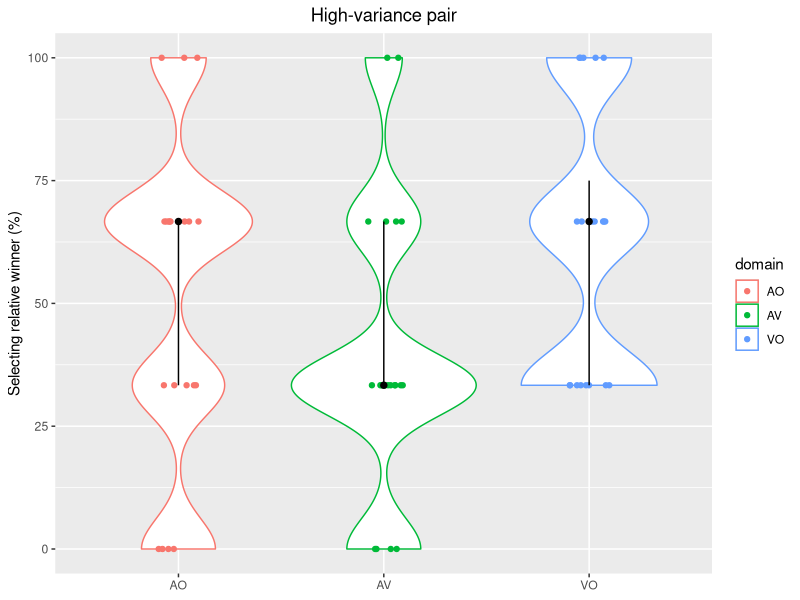
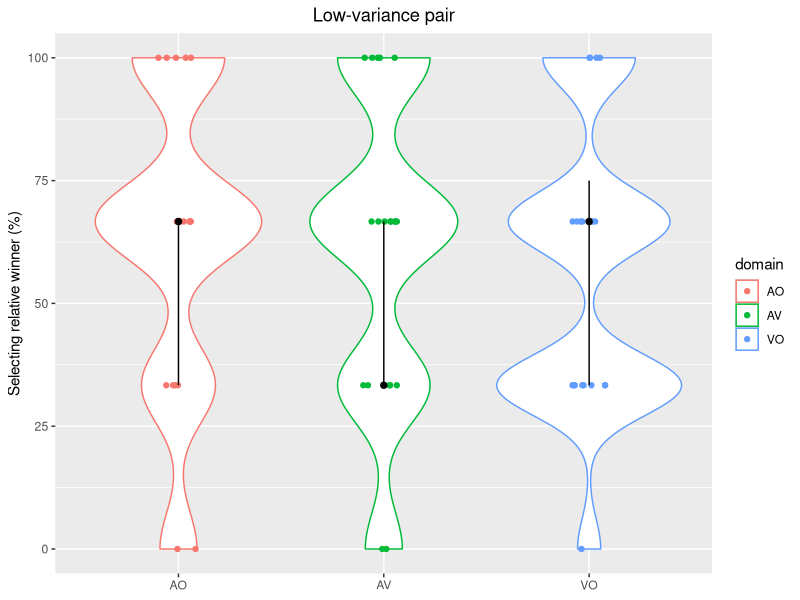
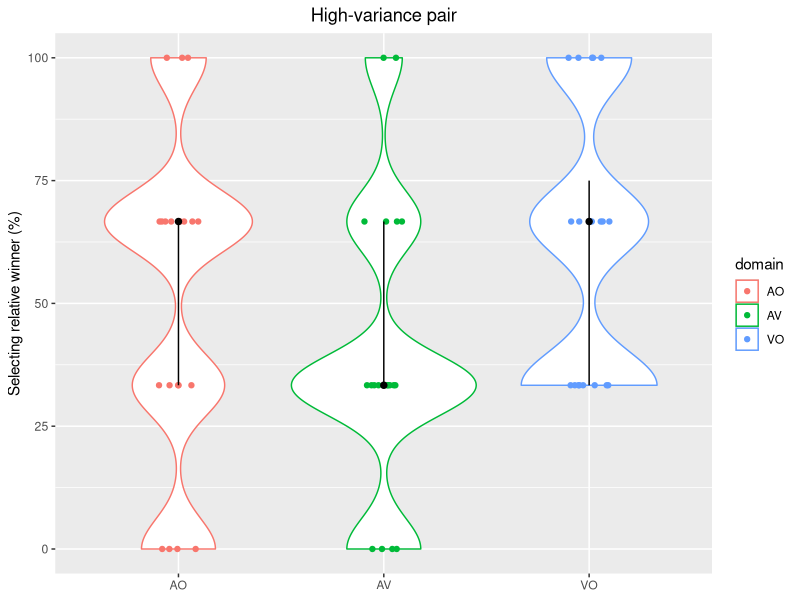
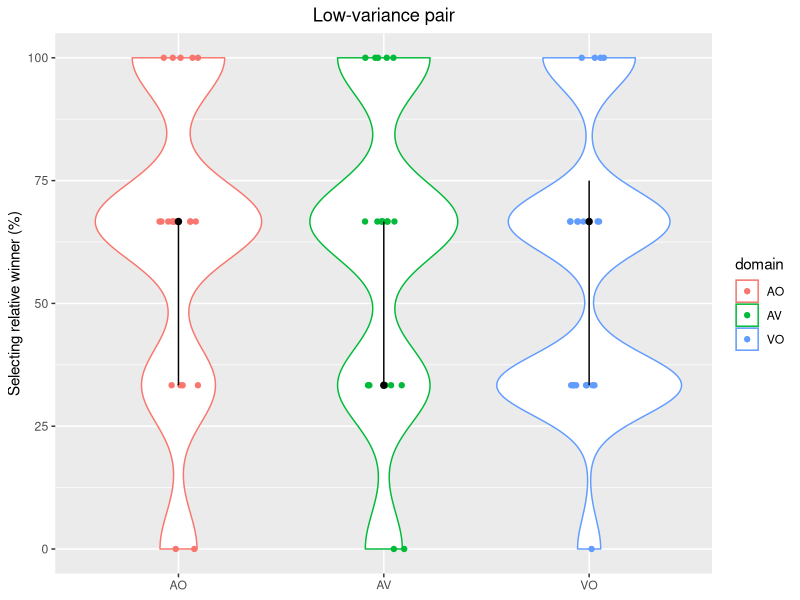

Generate these figures, in order, with R:
### Load library ###
library(ggplot2)

### Read data ###
R <- read.csv("./data-relative_matching.csv", header = TRUE)

participant_id <- unique(R[, 1])
domain <- unique(R[, 3])

NUMBER_OF_PARTICIPANT <- length(participant_id)
NUMBER_OF_DOMAIN <- length(domain)

### Output data ###
T_df <- data.frame(matrix(NA, nrow = NUMBER_OF_PARTICIPANT*NUMBER_OF_DOMAIN, ncol = 4))
colnames(T_df) <- c("participant_id", "domain", "match_high_var", "match_low_var")

### summarized by participants and domains ###
counter <- 1

for (i in 1:NUMBER_OF_PARTICIPANT) {
  for (j in 1:NUMBER_OF_DOMAIN) {
    idx <- R[, 1] == participant_id[i] & R[, 3] == domain[j]
    T_df[counter, 1] <- participant_id[i]
    T_df[counter, 2] <- domain[j]
    T_df[counter, 3] <- sum(R[idx, 10]) / sum(idx) * 100
    T_df[counter, 4] <- sum(R[idx, 11]) / sum(idx) * 100
    
    counter <- counter + 1
  }
}

### plot ###
p <- ggplot(data = T_df, aes(x = domain, y = match_high_var, group = domain, color = domain))
p <- p + geom_violin(trim = TRUE, adjust = 0.5)
p <- p + geom_point(position = position_jitter(w = 0.1, h = 0))
p <- p + stat_summary(mapping = aes(x = domain, y = match_high_var),
                      colour = "black", size = 0.3,
                      fun = median, fun.min = function(z) {quantile(z, 0.25)},
                      fun.max = function(z) {quantile(z, 0.75)})

p <- p + theme(axis.title.x = element_blank(),
               plot.title = element_text(hjust = 0.5))
p <- p + ggtitle("High-variance pair") + ylab("Selecting relative winner (%)")

plot(p)
ggsave('./relative-match_high-var.png', plot = p)

p <- ggplot(data = T_df, aes(x = domain, y = match_low_var, group = domain, color = domain))
p <- p + geom_violin(trim = TRUE, adjust = 0.5)
p <- p + geom_point(position = position_jitter(w = 0.1, h = 0))
p <- p + stat_summary(mapping = aes(x = domain, y = match_high_var),
                      colour = "black", size = 0.3,
                      fun = median, fun.min = function(z) {quantile(z, 0.25)},
                      fun.max = function(z) {quantile(z, 0.75)})

p <- p + theme(axis.title.x = element_blank(),
               plot.title = element_text(hjust = 0.5))
p <- p + ggtitle("Low-variance pair") + ylab("Selecting relative winner (%)")

plot(p)
ggsave('./relative-match_low-var.png', plot = p)

###  ###
print("Correct predictions grouped by the presentation order of the 1st-placed performer")

idx <- R[, 4] == 1
print(c(sum(idx), sum(R[idx, 10]), sum(R[idx, 11])))

idx <- R[, 5] == 1
print(c(sum(idx), sum(R[idx, 10]), sum(R[idx, 11])))

idx <- R[, 6] == 1
print(c(sum(idx), sum(R[idx, 10]), sum(R[idx, 11])))